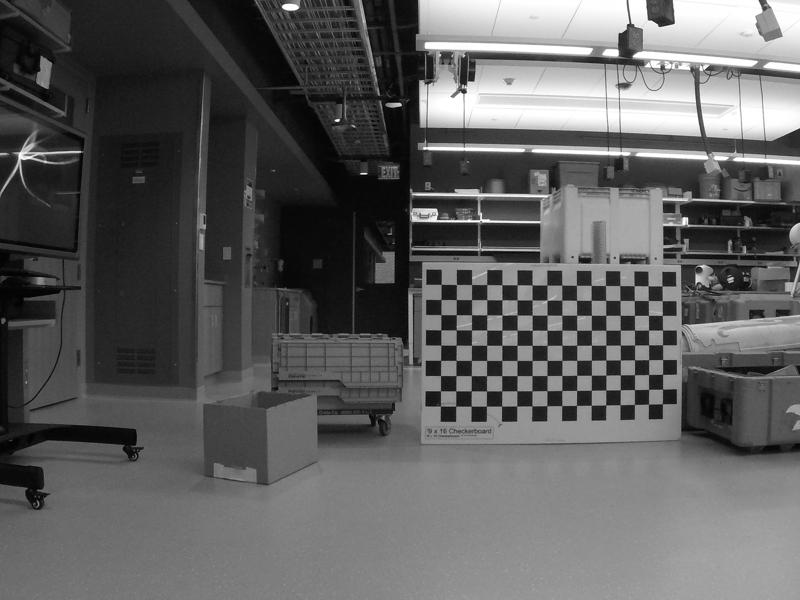
#> input picture data/gopro_chess_board_800x600/GOPR1550.jpg, 800 x 600 px
$ python pnp_example_using_chessboard_points.py
#> lines starting #> are read from the running program, lines starting #| are printed output that depends on the picture
#!/usr/bin/env python3
# -*- coding: utf-8 -*-
"""
Created on Wed Jan 30 14:00:20 2019

@author: vik748
"""
import os,sys
import cv2
import numpy as np
from matplotlib import pyplot as plt
from mpl_toolkits.mplot3d import Axes3D
# This allows adding correct path whether run from file, spyder or notebook
try:
    this_file_dir = os.path.dirname(os.path.abspath(__file__))
except NameError as e:
    print(e)
    this_file_dir = globals()['_dh'][0]

sys.path.insert(0, os.path.join(this_file_dir, os.pardir,'helper_functions'))
from vslam_helper import *
np.set_printoptions(suppress=True)

# Inputs, images and camera info

data_path = os.path.join(this_file_dir,os.pardir,'data')
img_folder = 'gopro_chess_board_800x600'

img1 = cv2.imread(os.path.join(data_path, img_folder,'GOPR1550.jpg'),cv2.IMREAD_GRAYSCALE)
#> img1 is the input picture: shape (600, 800); min 0, max 255, mean 94.4
img2 = cv2.imread(os.path.join(data_path, img_folder,'GOPR1551.jpg'),cv2.IMREAD_GRAYSCALE)
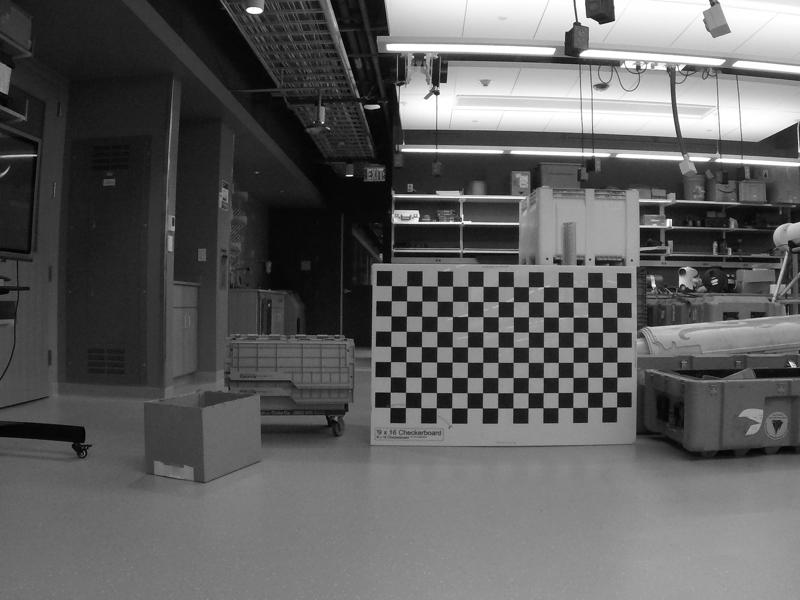
#> input picture data/gopro_chess_board_800x600/GOPR1551.jpg, 800 x 600 px
#> img2 is the input picture: shape (600, 800); min 0, max 255, mean 94.4
img3 = cv2.imread(os.path.join(data_path, img_folder,'GOPR1552.jpg'),cv2.IMREAD_GRAYSCALE)
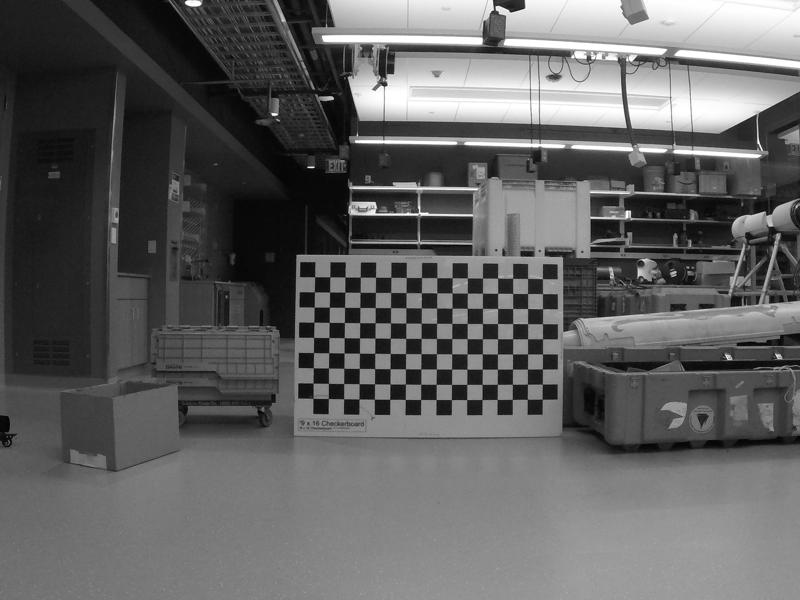
#> input picture data/gopro_chess_board_800x600/GOPR1552.jpg, 800 x 600 px
#> img3 is the input picture: shape (600, 800); min 0, max 255, mean 96.7

print("img1_path:",os.path.join(data_path, img_folder,'GOPR1550.jpg'))
K = np.array([[700.551256,   0.     ,  403.995336],
              [  0.      , 695.41896,  289.95235 ],
              [  0.      ,   0.     ,    1.0     ]])

D = np.array([[-0.28571128, 0.16130412, 0.00005361, -0.00014855, -0.07717838]])

CHESSBOARD_W = 16
CHESSBOARD_H = 9
CHESSBOARD_SIZE = 0.08075

print(K,D)

criteria = (cv2.TERM_CRITERIA_EPS + cv2.TERM_CRITERIA_MAX_ITER, 30, 0.001)
objp = np.zeros((CHESSBOARD_W*CHESSBOARD_H,3), np.float32)
#objp[:,:2] = np.mgrid[0:CHESSBOARD_W,0:CHESSBOARD_H].T.reshape(-1,2)
objp[:,[0,2]] = np.mgrid[0:CHESSBOARD_W,0:CHESSBOARD_H].T.reshape(-1,2)
objp = objp * CHESSBOARD_SIZE

#axis = np.float32([[3,0,0], [0,3,0], [0,0,-3]]).reshape(-1,3)

imgs = [img1,img2,img3]

#> (the run stopped early here; a loop or call above may not have finished)
